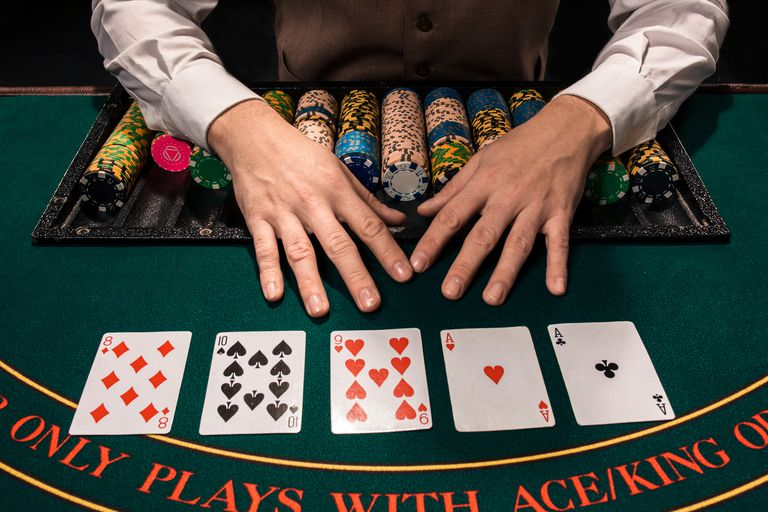
#> input picture Resources/Cards.jpg, 768 x 512 px, found by its file name
$ python read_cards.py
#> lines starting #> are read from the running program, lines starting #| are printed output that depends on the picture; after the words box and inside, x2 and y2 are one past the last pixel; in counts of white or black regions, pixels touching at a corner belong together
import cv2
import numpy

filename = "Resources\Cards.jpg"

numcards = 5

img = cv2.imread(filename)
#> img is the input picture: shape (512, 768, 3); mean B, G, R 71.1, 79, 80.9
imgContour = img.copy()
imgGray = cv2.cvtColor(img, cv2.COLOR_BGR2GRAY)
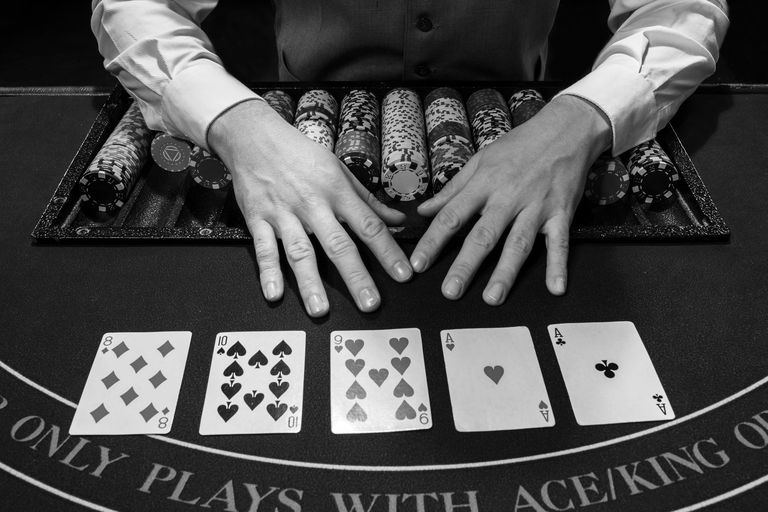
#> imgGray: shape (512, 768); min 0, max 255, mean 78.7
imgBlur = cv2.GaussianBlur(imgGray, (1,1), 2000)
flag, thresh = cv2.threshold(imgBlur, 175, 255, cv2.THRESH_BINARY)
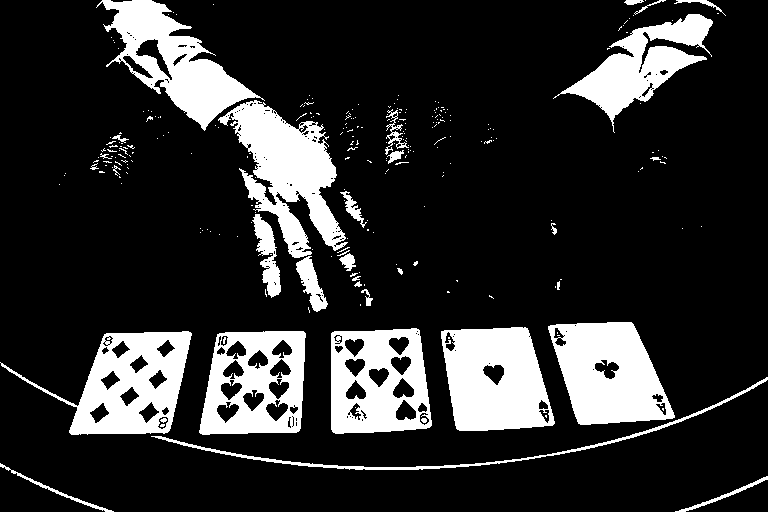
#> thresh: shape (512, 768); 18% white; 263 white regions (229 under 20 px)
# imgCanny = cv2.Canny(imgBlur, 250, 250)

contours, heirarchy = cv2.findContours(thresh, cv2.RETR_TREE, cv2.CHAIN_APPROX_SIMPLE)
#> contours = 488 contours, 407 with area under 20; largest, box (x1, y1, x2, y2) and area: (0, 331, 192, 435) 9589, (199, 331, 306, 435) 9502, (331, 328, 432, 434) 9474, (441, 327, 555, 431) 9326, (548, 322, 675, 425) 9100
contours = sorted(contours, key = cv2.contourArea, reverse = True)[:numcards]
#> contours = 5 contours; box (x1, y1, x2, y2) and area: (0, 331, 192, 435) 9589, (199, 331, 306, 435) 9502, (331, 328, 432, 434) 9474, (441, 327, 555, 431) 9326, (548, 322, 675, 425) 9100

# contours, heirarchy = cv2.findContours(imgCanny, cv2.RETR_EXTERNAL, cv2.CHAIN_APPROX_SIMPLE)
for cnt in contours:
    area = cv2.contourArea(cnt)
    if area > 5000:
        cv2.drawContours(imgContour, cnt, -1, (0, 255, 0), 2)
#> this loop made 5 passes
#> area on passes 1 to 5: 9589, 9502.5, 9474, 9326, 9100.5
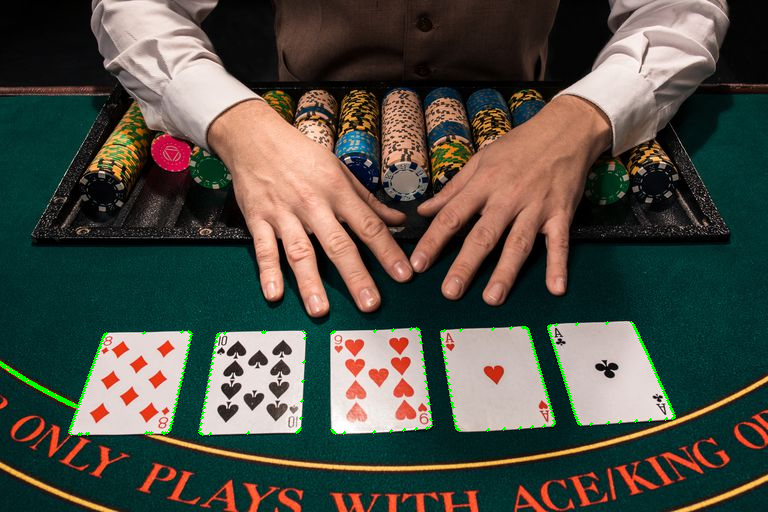
#> imgContour: shape (512, 768, 3); 0.61% of pixels changed, all inside (x1, y1, x2, y2) = (0, 321, 676, 436)
    # [11 lines of commented-out code are left out]


cv2.imshow("Image Blur", imgBlur)
cv2.imshow("Image thresh", thresh)
# cv2.imshow("Image Canny", imgCanny)
cv2.imshow("image contour", imgContour)
cv2.waitKey(0)
